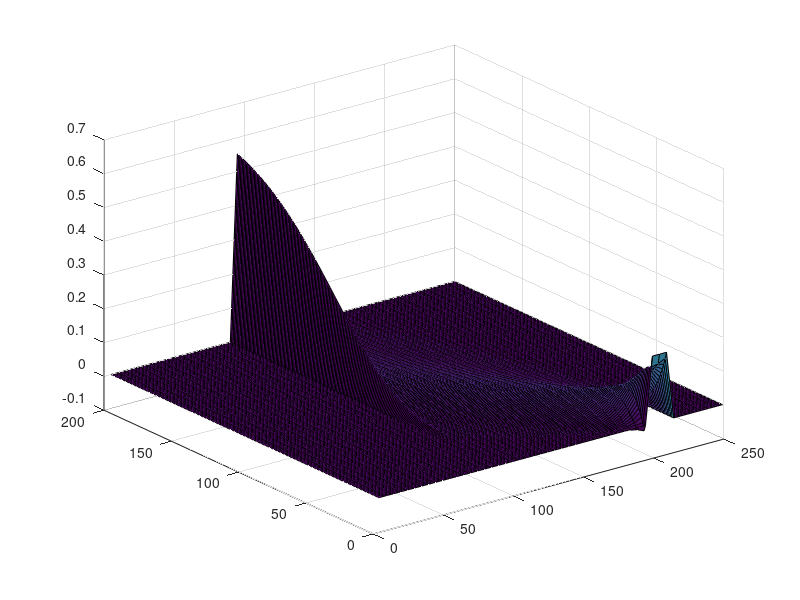

This figure's MATLAB source:
function [v,d,w,ur] = ej3()

	v = zeros(1,51);
	ur = zeros(1,50);
	w = zeros(1,50);
	d = zeros(50,200);

	epsilon = 0.2;
	lambda = 0.5;
for k = 1 : 200
	for t = 2:50
		ur(t) = lambda * ur(t-1) + (1-lambda) * u(t);
		v(t) = w(1:t) * u(t:-1:1)';
		d(t,k)=  r(t) +  v(t+1) - v(t);
		w(1:t) =  w(1:t) + epsilon * d(t,k) * ur(t:-1:1); 	
	end
end

surf(5*(1:50),1:200,d');

end


	
function stimulus = u(t)
	t = t*5;
	stimulus = (t==100);
end

function reward = r(t)
	t = t * 5;
	reward = (t >=200 & t <= 210) * 0.2;
end
	
